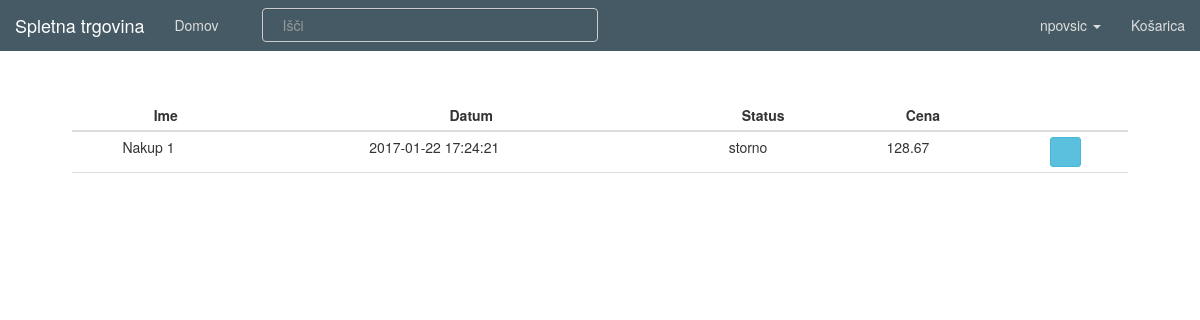
Page /user/npovsic/orders (signed in) on the committed database.
### tables this page shows
CREATE TABLE `receipt` (
  `id_receipt` int(11) NOT NULL AUTO_INCREMENT,
  `id_user` int(11) DEFAULT NULL,
  `date` timestamp NULL DEFAULT CURRENT_TIMESTAMP,
  `status` varchar(45) NOT NULL,
  `total_cost` double DEFAULT NULL,
  PRIMARY KEY (`id_receipt`)
);

### View.php (called while the page is built, shortened)
<?php
class View {
    public static function render($file, $variables = array(), $extract) {
        include($file);
        return ob_get_clean();
    }
}

### sql/DBReceipt.php (called while the page is built, shortened)
<?php
class DBReceipt {
    public static function getUserReceipts($id) {
        $db = InitDB::getInstance();
        $stmt = $db->prepare("SELECT * FROM receipt WHERE id_user  = ?");
        $stmt->bindValue(1, $id);
        $stmt->execute();
        return $stmt->fetchAll();
    }
}

### view/all_user_receipts.php (the view, shortened to what this page needs)
<!DOCTYPE html>
<html>
<head>
    <?php
    include "view/partials/head.php";
    ?>
</head>
<body>
    <?php include "view/partials/navigation.php"; ?>
    <div class="container">
        <div class="wrapper">
            <div class="row active-with-click">
                <table id="cart" class="table table-condensed">
                    <thead>
                    <tr>
                        <th class="text-center text-middle">Ime</th>
                        <th class="text-center text-middle">Datum</th>
                        <th class="text-center text-middle">Status</th>
                        <th class="text-center text-middle">Cena</th>
                        <th></th>
                    </tr>
                    </thead>
                    <tbody>
                <?php
                    $st = 1;
                    foreach ($variables as $item) { ?>
                        <tr>
                            <td class="text-center text-middle" data-th="name">
                                <div class="row">
                                    <div class="col-sm-10">
                                        <p class="nomargin">Nakup <?php echo $st ?></p>
                                    </div>
                                </div>
                            </td>
                            <td class="text-center text-middle" data-th="username">
                                <div class="row">
                                    <div class="col-sm-10">
                                        <p class="nomargin"><?php echo $item['date'] ?></p>
                                    </div>
                                </div>
                            </td>
                            <td class="text-center text-middle" data-th="email">
                                <div class="row">
                                    <div class="col-sm-10">
                                        <p class="nomargin"><?php echo $item['status'] ?></p>
                                    </div>
                                </div>
                            </td>
                            <td class="text-center text-middle" data-th="address">
                                <div class="row">
                                    <div class="col-sm-10">
                                        <p class="nomargin"><?php echo $item['total_cost'] ?></p>
                                    </div>
                                </div>
                            </td>
                            <td class="actions text-center text-middle" data-th="edit">
                                <form action="<?php echo BASE_URL . "user/". $_SESSION["user"] ?>/orders/info/" method="get">
                                    <button class="btn btn-info btn-sm" type="submit">
                                        <i class="glyphicon glyphicon-question-sign"></i>
                                    </button>
                                </form>
                            </td>
                        </tr>
                        <?php
                        $st= $st+1;
                    }
                    ?>
                    </tbody>
                    <tfoot>
                    <td></td>
                    <td></td>
                    <td></td>
                    <td></td>
                    <td></td>
                    </tfoot>
                </table>
            </div>
        </div>
    </div>
</body>
</html>

### index.php (shortened to what this page needs)
<?php
$path = isset($_SERVER["PATH_INFO"]) ? trim($_SERVER["PATH_INFO"], "/") : "";
$urls = [
    "/^$/" => function () {
        Controller::index();
    },
    "/login$/" => function($method) {
        if ($method == "POST") {
            Controller::login();
        } else {
            Controller::login_page();
        }
    },
    "/logout$/" => function() {
        Controller::logout();
    },
    "/register$/" => function($method) {
        if ($method == "POST") {
            Controller::register();
        } else {
            Controller::login_page();
        }
    },
    "/^register\/activate.*/" => function($method, $id = null, $token = null) {
        $id = $_GET['user'];
        $token = $_GET['token'];
        Controller::activation($id, $token);
    },
    "/^article\/(\d+)$/" => function($method, $id = null) {
        Controller::details_page($id);
    },
    "/search.*/" => function($method) {
        Controller::search();
    },
    "/add-to-cart$/" => function () {
        Controller::addToCart();
    },
    "/remove-cart$/" => function () {
        Controller::removeFromCart();
    },
    "/update-cart$/" => function () {
        Controller::updateCart();
    },
    "/purge-cart$/" => function () {
        Controller::purgeCart();
    },
    "/cart-confirm$/" => function($method) {
        Controller::cartConfirm();
    },
    "/cart$/" => function($method) {
        Controller::cart();
    },
    "/checkout$/" => function($method) {
        Controller::checkout();
    },
    "/^article\/rate$/" => function($method, $id = null) {
        Controller::rate();
    },
    "/wip/" => function() {
        Controller::wip();
    },
    "/^user\/(\w+)\/edit$/" => function($method, $username) {
        if (isset($_SESSION['user']) && ($_SESSION['user'] == $username)) {
            if ($method == "POST") {
                Controller::edit_user($_SESSION['id']);
            } else {
                Controller::edit_user_page($_SESSION['id']);
            }
        }
        else {
            View::redirect(BASE_URL);
        }
    },
    "/^user\/(\w+)\/orders\/info$/" => function($method) {
        Controller::order_details($method);
    },
    "/^user\/(\w+)\/orders$/" => function($method, $username) {
        if (isset($_SESSION['user']) && ($_SESSION['user'] == $username)) {
            Controller::user_orders($_SESSION['id']);
        }
        else {
            View::redirect(BASE_URL);
        }
    },
    "/api\/articles$/" => function() {
        APIController::index();
    },
    "/api\/article\/(\d+)$/" => function($method, $id = null) {
        APIController::get_article($id);
    },
    "/^admin$/" => function($method) {
        if ($method == "POST") {
            AdminController::login();
        } else {
            AdminController::login_page();
        }
    },
    "/^admin\/edit$/" => function($method, $id = null) {
        if ($method == "POST") {
            AdminController::edit_admin($id);
        } else {
            AdminController::edit_admin_page($id);
        }
    },
    "/^admin\/edit\/(\d+)$/" => function($method, $id = null) {
        if ($method == "POST") {
            AdminController::edit_seller($id);
        } else {
            AdminController::edit_seller_page($id);
        }
    },
    "/^admin\/add$/" => function($method) {
        if ($method == "POST") {
            AdminController::add_seller();
        } else {
            AdminController::add_seller_page();
        }
    },
    "/^seller$/" => function() {
        SellerController::index();
    },
    "/^seller\/(\w+)\/edit$/" => function($method, $username) {
        if (isset($_SESSION['seller']) && ($_SESSION['seller'] == $username)) {
            if ($method == "POST") {
                SellerController::edit_seller($_SESSION['id']);
            } else {
                SellerController::edit_seller_page($_SESSION['id']);
            }
        }
        else {
            View::redirect(BASE_URL);
        }
    },
    "/^seller\/edit\/(\d+)$/" => function($method, $id = null) {
        if ($method == "POST") {
            SellerController::edit_article($id);
        } else {
            SellerController::edit_article_page($id);
        }
    },
    "/^seller\/delete\/(\d+)$/" => function($method, $id = null) {
        SellerController::delete_article($id);
    },
    "/^seller\/add$/" => function($method) {
        if ($method == "POST") {
            SellerController::add_article();
        } else {
            SellerController::add_article_page();
        }
    },
    "/^seller\/unprocessed-orders$/" => function($method) {
        SellerController::unprocessed_orders();
    },
    "/^seller\/unprocessed-orders\/confirm$/" => function($method) {
        SellerController::confirm_order($method);
    },
    "/^seller\/unprocessed-orders\/cancel$/" => function($method) {
        SellerController::cancel_order($method);
    },
    "/^seller\/all-orders\/storno$/" => function($method) {
        SellerController::storno_order($method);
    },
    "/^seller\/unprocessed-orders\/info$/" => function($method) {
        SellerController::unprocessed_order_details($method);
    },
    "/^seller\/all-orders\/info$/" => function($method) {
        SellerController::order_details($method);
    },
    "/^seller\/all-orders$/" => function($method) {
        SellerController::all_orders();
    },
    "/^seller\/all-users$/" => function($method) {
        SellerController::all_users();
    },
    "/^seller\/all-users\/edit\/(\d+)$/" => function($method, $id = null) {
        if ($method == "POST") {
            SellerController::edit_user($id);
        } else {
            SellerController::edit_user_page($id);
        }
    },
    "/^seller\/all-users\/add$/" => function($method, $id = null) {
        if ($method == "POST") {
            SellerController::add_user();
        } else {
            SellerController::add_user_page();
        }
    },
];
foreach ($urls as $pattern => $controller) {
    if (preg_match($pattern, $path, $params)) {
        try {
            $params[0] = $_SERVER["REQUEST_METHOD"];
            $controller(...$params);
        } catch (InvalidArgumentException $e) {
            View::error404();
        } catch (Exception $e) {
            View::displayError($e, true);
        }
        exit();
    }
}

### static/css/style.css (style rules this page uses)
html { height: 100%; overflow: -moz-scrollbars-vertical; overflow-y: scroll; }
body { padding-top: 50px; overflow-y: visible; }
.text-middle { vertical-align: middle !important; }
.container { display: flex; min-height: 90vh; flex-direction: column; }
.wrapper { padding: 5%; padding-top: 50px; }
@media (min-width: 768px) { .table { width: 100%; max-width: 100%; margin-bottom: 0px; } }

### rows in the picture
receipt: date "2017-01-22 17:24:21", status "storno", total_cost "128.67"
